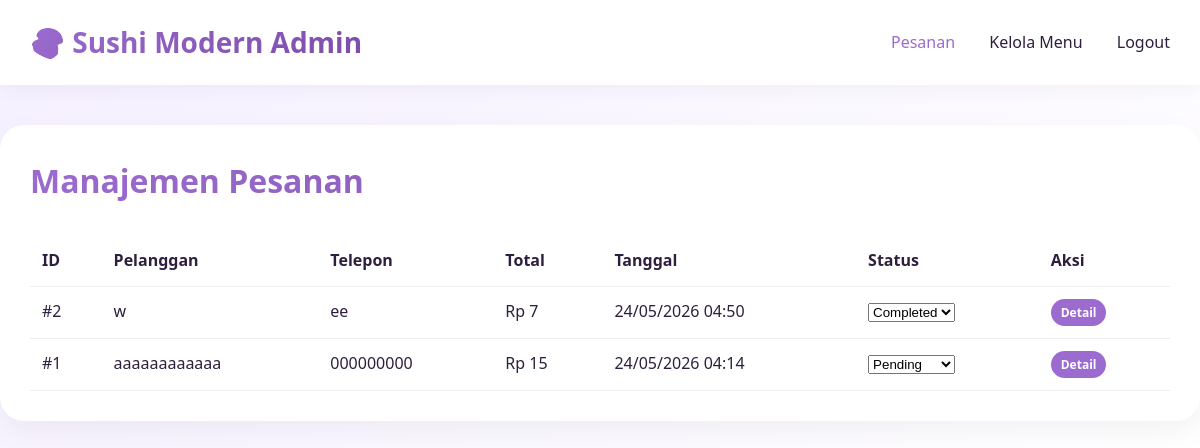
Page /admin/dashboard.php (signed in) on the committed database.
### tables this page shows
CREATE TABLE `orders` (
  `id` int(11) NOT NULL,
  `customer_name` varchar(100) NOT NULL,
  `customer_phone` varchar(20) NOT NULL,
  `order_date` timestamp NOT NULL DEFAULT current_timestamp(),
  `total_price` decimal(10,2) NOT NULL,
  `status` enum('pending','completed','cancelled') DEFAULT 'pending'
);

### admin/dashboard.php (the view, shortened to what this page needs)
<?php
require_once '../config/database.php';
$orders = $pdo->query("SELECT * FROM orders ORDER BY order_date DESC")->fetchAll();
?>
<!DOCTYPE html>
<html lang="id">
<head>
    <link rel="stylesheet" href="../assets/css/style.css">
    <link rel="stylesheet" href="https://cdnjs.cloudflare.com/ajax/libs/font-awesome/6.0.0/css/all.min.css">
</head>
<body>
    <nav class="navbar">
        <div class="container">
            <div class="logo">🍣 Sushi Modern Admin</div>
            <div class="nav-links">
                <a href="dashboard.php" class="active">Pesanan</a>
                <a href="manage_menu.php">Kelola Menu</a>
                <a href="logout.php">Logout</a>
            </div>
        </div>
    </nav>
    <div class="admin-container">
        <h1 class="section-title">Manajemen Pesanan</h1>
        <table class="admin-table">
            <thead>
                <tr>
                    <th>ID</th>
                    <th>Pelanggan</th>
                    <th>Telepon</th>
                    <th>Total</th>
                    <th>Tanggal</th>
                    <th>Status</th>
                    <th>Aksi</th>
                </tr>
            </thead>
            <tbody>
                <?php foreach ($orders as $order): ?>
                <tr>
                    <td>#<?= $order['id'] ?></td>
                    <td><?= htmlspecialchars($order['customer_name']) ?></td>
                    <td><?= htmlspecialchars($order['customer_phone']) ?></td>
                    <td>Rp <?= number_format($order['total_price'], 0, ',', '.') ?></td>
                    <td><?= date('d/m/Y H:i', strtotime($order['order_date'])) ?></td>
                    <td>
                        <form method="POST" style="display: inline;">
                            <select name="status" onchange="this.form.submit()">
                                <option value="pending" <?= $order['status'] == 'pending' ? 'selected' : '' ?>>Pending</option>
                                <option value="completed" <?= $order['status'] == 'completed' ? 'selected' : '' ?>>Completed</option>
                            </select>
                        </form>
                    </td>
                    <td>
                        <button onclick="viewOrder(<?= $order['id'] ?>)" class="btn-add" style="padding: 5px 10px; font-size: 12px;">Detail</button>
                    </td>
                </tr>
                <?php endforeach; ?>
            </tbody>
        </table>
    </div>
</body>
</html>

### assets/css/style.css (style rules this page uses)
:root { --primary: #9b6bcf; --primary-light: #c29ff0; --primary-dark: #7b4ca8; --secondary: #f3e8ff; --soft-ungu: #f5efff; --bg-white: #ffffff; --text-dark: #2d1f3d; --text-gray: #6c5b7b; --shadow: 0 10px 30px rgba(0, 0, 0, 0.05); --shadow-hover: 0 20px 40px rgba(0, 0, 0, 0.1); --radius: 24px; --radius-sm: 16px; }
* { margin: 0; padding: 0; box-sizing: border-box; }
body { font-family: 'Poppins', 'Segoe UI', sans-serif; background: linear-gradient(135deg, var(--soft-ungu) 0%, #ffffff 100%); color: var(--text-dark); line-height: 1.6; }
.container { max-width: 1400px; margin: 0 auto; padding: 0 30px; }
.navbar { background: rgba(255, 255, 255, 0.95); backdrop-filter: blur(10px); padding: 20px 0; position: sticky; top: 0; z-index: 1000; box-shadow: 0 2px 20px rgba(0, 0, 0, 0.05); }
.navbar .container { display: flex; justify-content: space-between; align-items: center; }
.logo { font-size: 28px; font-weight: 700; background: linear-gradient(135deg, var(--primary), var(--primary-dark)); -webkit-background-clip: text; background-clip: text; color: transparent; }
.nav-links a { color: var(--text-dark); text-decoration: none; margin-left: 30px; font-weight: 500; transition: color 0.3s; }
.nav-links a:hover, .nav-links a.active { color: var(--primary); }
.section-title { font-size: 32px; font-weight: 600; margin-bottom: 30px; background: linear-gradient(135deg, var(--primary), var(--primary-dark)); -webkit-background-clip: text; background-clip: text; color: transparent; }
.btn-add { background: var(--primary); color: white; border: none; padding: 10px 20px; border-radius: 40px; font-weight: 600; cursor: pointer; transition: all 0.3s; font-family: inherit; }
.admin-container { max-width: 1200px; margin: 40px auto; background: white; border-radius: var(--radius); padding: 30px; box-shadow: var(--shadow); }
.admin-table { width: 100%; border-collapse: collapse; }
.admin-table th, .admin-table td { padding: 12px; text-align: left; border-bottom: 1px solid #eee; }

### rows in the picture
orders: id "2", customer_name "w", customer_phone "ee", total_price "7", order_date "24/05/2026 04:50", status "Completed"
orders: id "1", customer_name "aaaaaaaaaaaa", customer_phone "000000000", total_price "15", order_date "24/05/2026 04:14", status "Pending"
